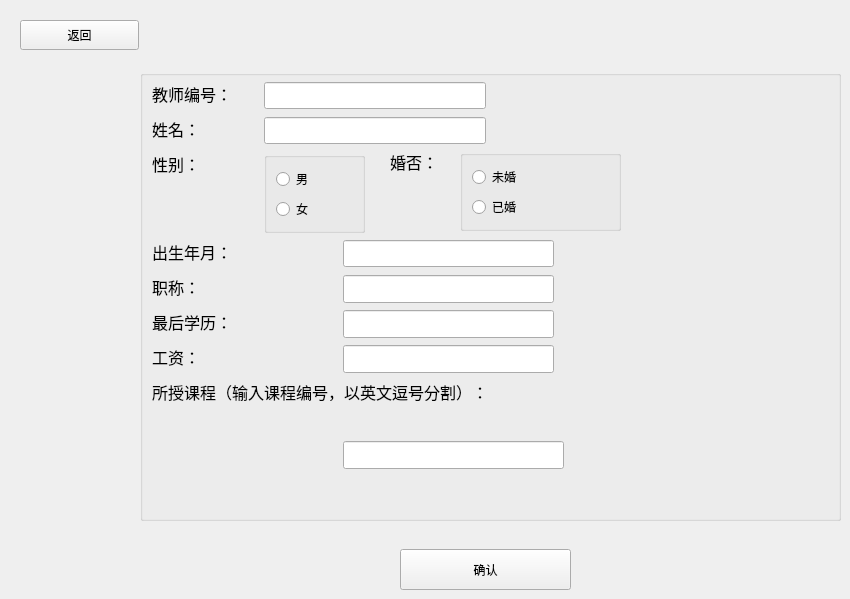
      <widget class="QWidget" name="addpage">
       <widget class="QPushButton" name="lastpage_2">
        <property name="geometry">
         <rect>
          <x>20</x>
          <y>20</y>
          <width>119</width>
          <height>30</height>
         </rect>
        </property>
        <property name="text">
         <string>返回</string>
        </property>
       </widget>
       <widget class="QGroupBox" name="groupBox">
        <property name="geometry">
         <rect>
          <x>140</x>
          <y>70</y>
          <width>701</width>
          <height>451</height>
         </rect>
        </property>
        <property name="title">
         <string/>
        </property>
        <widget class="QLabel" name="namelabel">
         <property name="geometry">
          <rect>
           <x>12</x>
           <y>47</y>
           <width>63</width>
           <height>21</height>
          </rect>
         </property>
         <property name="text">
          <string>&lt;html&gt;&lt;head/&gt;&lt;body&gt;&lt;p&gt;&lt;span style=&quot; font-size:12pt;&quot;&gt;姓名：&lt;/span&gt;&lt;/p&gt;&lt;/body&gt;&lt;/html&gt;</string>
         </property>
        </widget>
        <widget class="QLineEdit" name="nameline">
         <property name="geometry">
          <rect>
           <x>124</x>
           <y>47</y>
           <width>222</width>
           <height>27</height>
          </rect>
         </property>
        </widget>
        <widget class="QLabel" name="numberlabel">
         <property name="geometry">
          <rect>
           <x>12</x>
           <y>12</y>
           <width>105</width>
           <height>21</height>
          </rect>
         </property>
         <property name="text">
          <string>&lt;html&gt;&lt;head/&gt;&lt;body&gt;&lt;p&gt;&lt;span style=&quot; font-size:12pt;&quot;&gt;教师编号：&lt;/span&gt;&lt;/p&gt;&lt;/body&gt;&lt;/html&gt;</string>
         </property>
        </widget>
        <widget class="QLineEdit" name="numberline">
         <property name="geometry">
          <rect>
           <x>124</x>
           <y>12</y>
           <width>222</width>
           <height>27</height>
          </rect>
         </property>
        </widget>
        <widget class="QLabel" name="sexlabel">
         <property name="geometry">
          <rect>
           <x>12</x>
           <y>82</y>
           <width>63</width>
           <height>21</height>
          </rect>
         </property>
         <property name="text">
          <string>&lt;html&gt;&lt;head/&gt;&lt;body&gt;&lt;p&gt;&lt;span style=&quot; font-size:12pt;&quot;&gt;性别：&lt;/span&gt;&lt;/p&gt;&lt;/body&gt;&lt;/html&gt;</string>
         </property>
        </widget>
        <widget class="QGroupBox" name="sexbox">
         <property name="geometry">
          <rect>
           <x>124</x>
           <y>82</y>
           <width>101</width>
           <height>81</height>
          </rect>
         </property>
         <property name="title">
          <string/>
         </property>
         <layout class="QGridLayout" name="gridLayout">
          <item row="0" column="0">
           <widget class="QRadioButton" name="manbtn">
            <property name="text">
             <string>男</string>
            </property>
           </widget>
          </item>
          <item row="1" column="0">
           <widget class="QRadioButton" name="womanbtn">
            <property name="text">
             <string>女</string>
            </property>
           </widget>
          </item>
         </layout>
        </widget>
        <widget class="QLabel" name="birthlabel">
         <property name="geometry">
          <rect>
           <x>12</x>
           <y>170</y>
           <width>105</width>
           <height>21</height>
          </rect>
         </property>
         <property name="text">
          <string>&lt;html&gt;&lt;head/&gt;&lt;body&gt;&lt;p&gt;&lt;span style=&quot; font-size:12pt;&quot;&gt;出生年月：&lt;/span&gt;&lt;/p&gt;&lt;/body&gt;&lt;/html&gt;</string>
         </property>
        </widget>
        <widget class="QLineEdit" name="birthline">
         <property name="geometry">
          <rect>
           <x>203</x>
           <y>170</y>
           <width>211</width>
           <height>27</height>
          </rect>
         </property>
        </widget>
        <widget class="QLabel" name="worklabel">
         <property name="geometry">
          <rect>
           <x>12</x>
           <y>205</y>
           <width>63</width>
           <height>21</height>
          </rect>
         </property>
         <property name="text">
          <string>&lt;html&gt;&lt;head/&gt;&lt;body&gt;&lt;p&gt;&lt;span style=&quot; font-size:12pt;&quot;&gt;职称：&lt;/span&gt;&lt;/p&gt;&lt;/body&gt;&lt;/html&gt;</string>
         </property>
        </widget>
        <widget class="QLineEdit" name="workline">
         <property name="geometry">
          <rect>
           <x>203</x>
           <y>205</y>
           <width>211</width>
           <height>28</height>
          </rect>
         </property>
        </widget>
        <widget class="QLabel" name="edulabel">
         <property name="geometry">
          <rect>
           <x>12</x>
           <y>240</y>
           <width>105</width>
           <height>21</height>
          </rect>
         </property>
         <property name="text">
          <string>&lt;html&gt;&lt;head/&gt;&lt;body&gt;&lt;p&gt;&lt;span style=&quot; font-size:12pt;&quot;&gt;最后学历：&lt;/span&gt;&lt;/p&gt;&lt;/body&gt;&lt;/html&gt;</string>
         </property>
        </widget>
        <widget class="QLineEdit" name="eduline">
         <property name="geometry">
          <rect>
           <x>203</x>
           <y>240</y>
           <width>211</width>
           <height>28</height>
          </rect>
         </property>
        </widget>
        <widget class="QLabel" name="salarylabel">
         <property name="geometry">
          <rect>
           <x>12</x>
           <y>275</y>
           <width>63</width>
           <height>21</height>
          </rect>
         </property>
         <property name="text">
          <string>&lt;html&gt;&lt;head/&gt;&lt;body&gt;&lt;p&gt;&lt;span style=&quot; font-size:12pt;&quot;&gt;工资：&lt;/span&gt;&lt;/p&gt;&lt;/body&gt;&lt;/html&gt;</string>
         </property>
        </widget>
        <widget class="QLineEdit" name="salaryline">
         <property name="geometry">
          <rect>
           <x>203</x>
           <y>275</y>
           <width>211</width>
           <height>28</height>
          </rect>
         </property>
        </widget>
        <widget class="QLabel" name="marrylabel">
         <property name="geometry">
          <rect>
           <x>250</x>
           <y>80</y>
           <width>63</width>
           <height>21</height>
          </rect>
         </property>
         <property name="text">
          <string>&lt;html&gt;&lt;head/&gt;&lt;body&gt;&lt;p&gt;&lt;span style=&quot; font-size:12pt;&quot;&gt;婚否：&lt;/span&gt;&lt;/p&gt;&lt;/body&gt;&lt;/html&gt;</string>
         </property>
        </widget>
        <widget class="QGroupBox" name="marry">
         <property name="geometry">
          <rect>
           <x>320</x>
           <y>80</y>
           <width>161</width>
           <height>81</height>
          </rect>
         </property>
         <property name="title">
          <string/>
         </property>
         <layout class="QGridLayout" name="gridLayout_4">
          <item row="0" column="0">
           <widget class="QRadioButton" name="notmarriedbtn">
            <property name="text">
             <string>未婚</string>
            </property>
           </widget>
          </item>
          <item row="1" column="0">
           <widget class="QRadioButton" name="marriedbtn">
            <property name="text">
             <string>已婚</string>
            </property>
           </widget>
          </item>
         </layout>
        </widget>
        <widget class="QLabel" name="lessonlabel">
         <property name="geometry">
          <rect>
           <x>12</x>
           <y>310</y>
           <width>431</width>
           <height>21</height>
          </rect>
         </property>
         <property name="text">
          <string>&lt;html&gt;&lt;head/&gt;&lt;body&gt;&lt;p&gt;&lt;span style=&quot; font-size:12pt;&quot;&gt;所授课程（输入课程编号，以英文逗号分割）：&lt;/span&gt;&lt;/p&gt;&lt;/body&gt;&lt;/html&gt;</string>
         </property>
        </widget>
        <widget class="QLineEdit" name="lessonline">
         <property name="geometry">
          <rect>
           <x>203</x>
           <y>371</y>
           <width>221</width>
           <height>28</height>
          </rect>
         </property>
        </widget>
       </widget>
       <widget class="QPushButton" name="addbtn">
        <property name="geometry">
         <rect>
          <x>400</x>
          <y>549</y>
          <width>171</width>
          <height>41</height>
         </rect>
        </property>
        <property name="text">
         <string>确认</string>
        </property>
       </widget>
      </widget>
